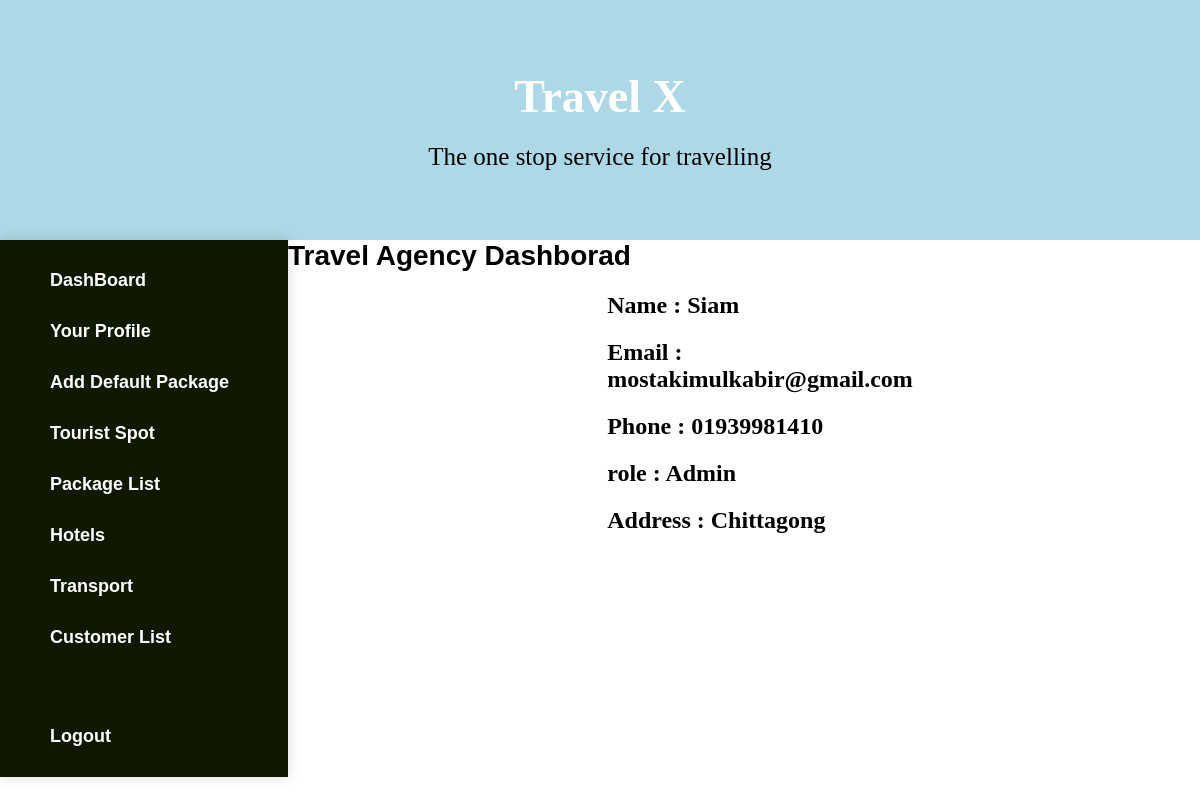
The page /profile.php (signed in) on the database its author committed.
### tables this page shows
CREATE TABLE `user` (
  `user_ID` int(20) NOT NULL,
  `user_Name` varchar(30) NOT NULL,
  `user_email_ID` varchar(35) NOT NULL,
  `mobile_No` varchar(30) NOT NULL,
  `user_Address` varchar(50) NOT NULL,
  `user_Password` varchar(20) NOT NULL,
  `role` varchar(40) NOT NULL
);

### profile.php (the view, shortened to what this page needs)
<?php
	$db = dbConnection();
    if(isset($_SESSION['name_user'])){
        if(isset($_SESSION['user_ID'])){
			$user_id = $_SESSION['user_ID'];
	    	$sql = "select * from user where user_ID='$user_id'";
	    	$res = mysqli_query($db,$sql);
	    	while($row = mysqli_fetch_assoc($res)){
	    		$name = $row['user_Name'];
	    		$email = $row['user_email_ID'];
	    		$phone = $row['mobile_No'];
	    		$address = $row['user_Address'];
	    		$role = $row['role'];
	    	}
        }
    global $name;
?>
<!doctype html>
<html lang="en">
<head>
    <link rel="stylesheet" href="agency1.css">
    <link rel="stylesheet" href="agency3.css">
    <link rel="stylesheet" href="agency2.css">
</head>
<body>
    <section>
        <div class="hg">
            <div class="banner-content">
                <h1>Travel X</h1>
                <p>The one stop service for travelling</p>
            </div>
        </div>
        <div class="main">
            <div class="fixed-area">
                <div class="menu-list">
                    <ul>
                        <li class="menu-li"></i><a class="menu-title" href="#"></i>DashBoard</a></li>
                        <li class="menu-li">
                            <a class="menu-title" href="profile.php">Your Profile</a>
                        </li>
                        <li class="menu-li">
                            <a class="menu-title" href="default_package.php">Add Default Package</a>
                        </li>
                        <li class="menu-li">
                            <a class="menu-title" href="">Tourist Spot</a>
                        </li>
                        <li class="menu-li">
                            <a class="menu-title" href="packageView.php">Package List</a>
                        </li>
                        <li class="menu-li">
                            <a class="menu-title cusMenu" id="cusMenu" href="">Hotels</a>
                        </li>
                        <li class="menu-li">
                            <a class="menu-title" href="">Transport</a>
                        </li>
                        <li class="menu-li">
                            <a class="menu-title" href="">Customer List</a>
                        </li>
                        <br>
                        <li class="menu-li">
                            <a class="menu-title" href="php_validation/logout.php">Logout</a>
                        </li>
                    </ul>
                </div>
            </div>
            <div class="textarea">
                <h4>Travel Agency Dashborad</h4>
                <div class="pro">
                    <h1>Name : <?=$name;?></h1>
                    <h1>Email : <?=$email;?></h1>
                    <h1>Phone : <?=$phone;?></h1>
                    <h1>role : <?=$role;?></h1>
                    <h1>Address : <?=$address;?></h1>
                </div>
            </div>
        </div>
    </section>
</body>
</html>
<?php
    }
    else{
        header("location: login.php");
    }
?>

### agency1.css (style rules this page uses)
body { background-color: #ffffff; margin: 0; padding: 0; }
.textarea h4 { margin: 0; font-size: 28px; font-family: 'Poppins',sans-serif; font-weight: 700; }
.main { flex: 1; display: flex; z-index: 8; position: relative; }
.main .fixed-area { background-color: rgb(16 25 0); width: 24%; height: auto; z-index: 14; border-radius: 0px; padding: 0px; color: white; box-shadow: 0px 0px 12px 0px #00000026; }
.main .textarea { width: 76%; }
.menu-list ul { list-style: none; }
.menu-list ul li { padding: 0px; margin: 30px 0px; }
.menu-list ul li a { color: black; text-decoration: none; padding: 15px 10px; font-size: 18px; font-weight: 500; font-family: 'Poppins',sans-serif; position: relative; color: white; }
.menu-list ul li .menu-title { font-weight: 600; color: white; }
.hg { font-family: Comic Sans MS; background-color: lightblue; min-height: 30vh; align-items: center; display: flex; }
.banner-content { text-align: center; margin: auto; width: 30%; }
.banner-content h1 { font-size: 46px; font-weight: 700; color: white; margin: 0px; }
.banner-content p { font-size: 25px; font-weight: 500; margin: 0; margin-top: 20px; }

### profile.php (style rules this page uses)
.pro { width: 30%; margin: auto; }

### rows shown on the page
user: user_Name "Siam", user_email_ID "mostakimulkabir@gmail.com", mobile_No "01939981410", role "Admin", user_Address "Chittagong"
